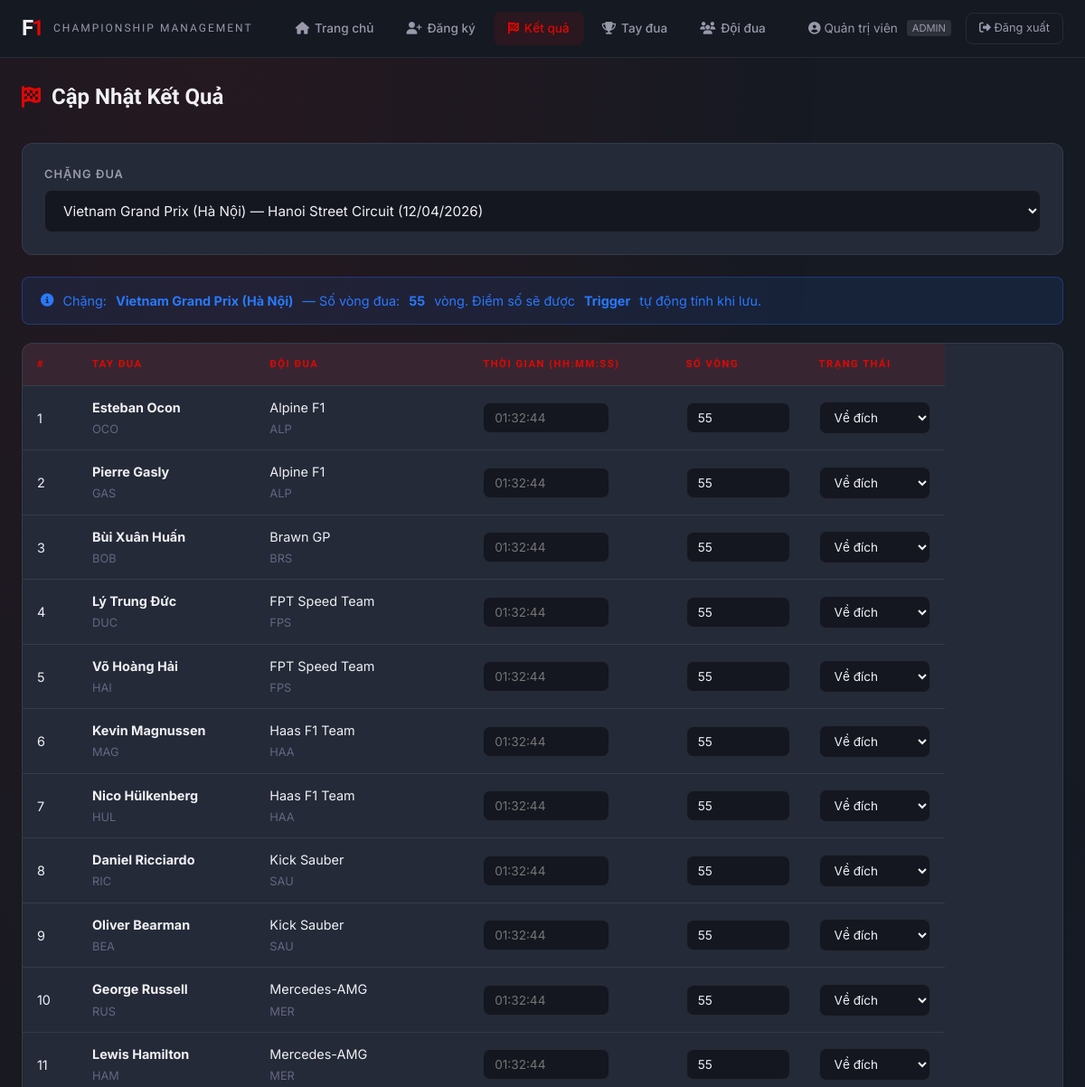
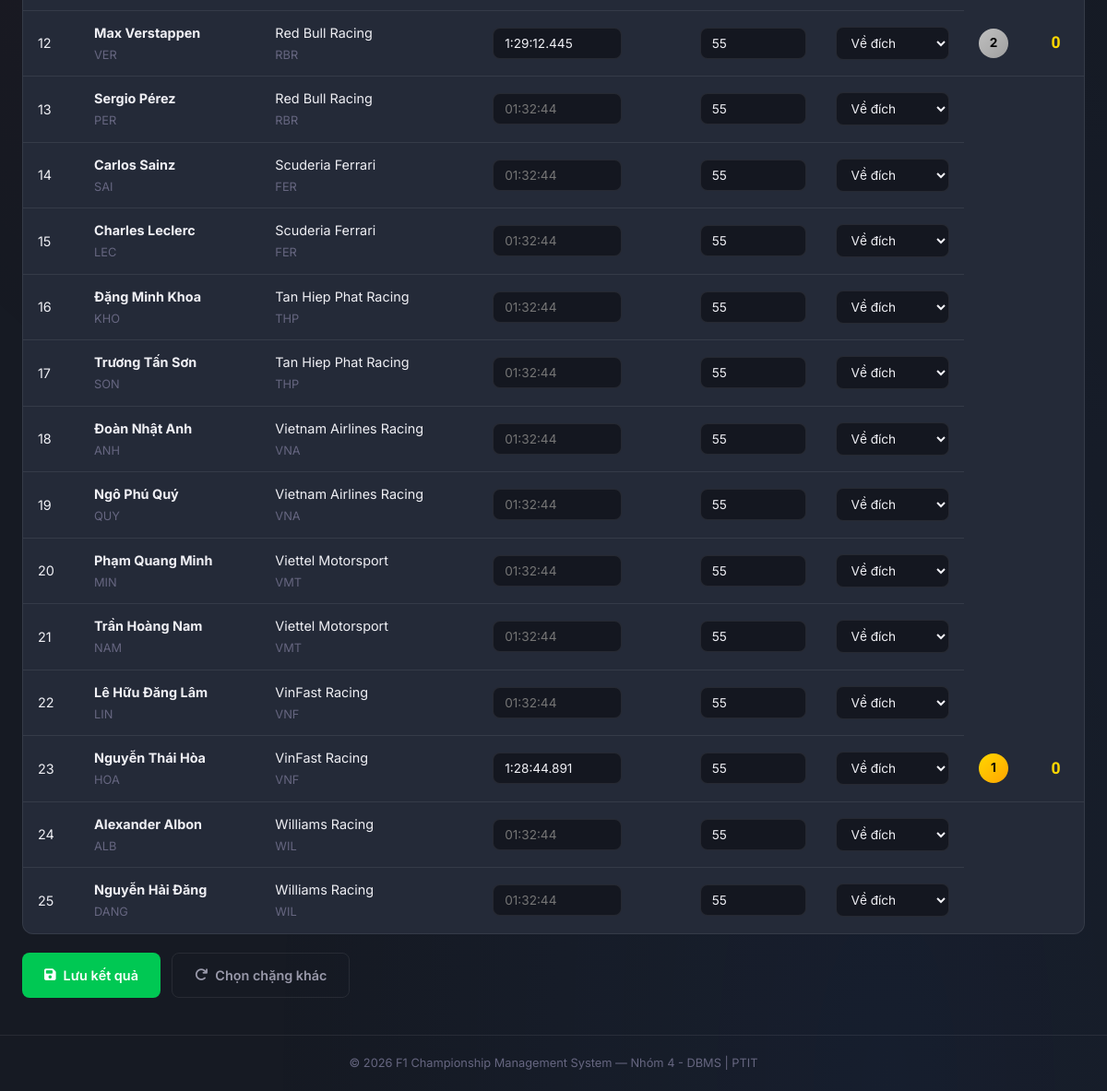
The page /update_results.php?stage_id=1 (signed in) on the database its author committed (2 pictures, top to bottom).
### tables this page shows
CREATE TABLE IF NOT EXISTS `stage` (
    `id`            INT AUTO_INCREMENT PRIMARY KEY,
    `tournament_id` INT NOT NULL,
    `stage_code`    VARCHAR(20) NOT NULL UNIQUE,
    `name`          VARCHAR(100) NOT NULL,
    `number_laps`   INT NOT NULL,
    `location`      VARCHAR(100) NOT NULL,
    `race_date`     DATETIME NOT NULL,
    `stage_order`   INT NOT NULL,
    `description`   TEXT,
    FOREIGN KEY (`tournament_id`) REFERENCES `tournament`(`id`)
        ON DELETE CASCADE ON UPDATE CASCADE
);

CREATE TABLE IF NOT EXISTS `registration` (
    `id`            INT AUTO_INCREMENT PRIMARY KEY,
    `stage_id`      INT NOT NULL,
    `contract_id`   INT NOT NULL,
    `registered_at` TIMESTAMP DEFAULT CURRENT_TIMESTAMP,
    FOREIGN KEY (`stage_id`) REFERENCES `stage`(`id`)
        ON DELETE CASCADE ON UPDATE CASCADE,
    FOREIGN KEY (`contract_id`) REFERENCES `contract`(`id`)
        ON DELETE CASCADE ON UPDATE CASCADE,
    UNIQUE KEY `unique_registration` (`stage_id`, `contract_id`)
);

CREATE TABLE IF NOT EXISTS `racer` (
    `id`          INT AUTO_INCREMENT PRIMARY KEY,
    `driver_code` VARCHAR(20) NOT NULL UNIQUE,
    `name`        VARCHAR(100) NOT NULL,
    `nationality` VARCHAR(50),
    `dob`         DATE,
    `biography`   TEXT,
    `status`      ENUM('Active', 'Injured', 'Suspended') DEFAULT 'Active'
);

CREATE TABLE IF NOT EXISTS `team` (
    `id`          INT AUTO_INCREMENT PRIMARY KEY,
    `team_code`   VARCHAR(20) NOT NULL UNIQUE,
    `name`        VARCHAR(100) NOT NULL,
    `brand`       VARCHAR(100),
    `description` TEXT
);

CREATE TABLE IF NOT EXISTS `result` (
    `id`             INT AUTO_INCREMENT PRIMARY KEY,
    `stage_id`       INT NOT NULL,
    `contract_id`    INT NOT NULL,
    `finish_time`    VARCHAR(20) DEFAULT NULL,
    `laps_completed` INT NOT NULL DEFAULT 0,
    `finish_rank`    INT DEFAULT NULL,
    `score`          INT DEFAULT 0,
    `status`         ENUM('Finished', 'DNF', 'Accident') NOT NULL DEFAULT 'Finished',
    `updated_by`     INT DEFAULT NULL,
    `created_at`     TIMESTAMP DEFAULT CURRENT_TIMESTAMP,
    FOREIGN KEY (`stage_id`) REFERENCES `stage`(`id`)
        ON DELETE CASCADE ON UPDATE CASCADE,
    FOREIGN KEY (`contract_id`) REFERENCES `contract`(`id`)
        ON DELETE CASCADE ON UPDATE CASCADE,
    FOREIGN KEY (`updated_by`) REFERENCES `user`(`id`)
        ON DELETE SET NULL ON UPDATE CASCADE,
    UNIQUE KEY `unique_result` (`stage_id`, `contract_id`)
);

### src/config/database.php (called while the page is built, shortened)
<?php
function isLoggedIn() {
    return isset($_SESSION['user_id']);
}
function isAdmin() {
    return isLoggedIn() && isset($_SESSION['role']) && $_SESSION['role'] === 'admin';
}
function getCurrentUser() {
    return [
        'id' => $_SESSION['user_id'] ?? null,
        'username' => $_SESSION['username'] ?? null,
        'full_name' => $_SESSION['full_name'] ?? null,
        'role' => $_SESSION['role'] ?? null,
    ];
}
?>

### src/update_results.php (the view, shortened to what this page needs)
<?php
require_once 'config/database.php';
$stages = $conn->query("
    SELECT s.id, s.stage_code, s.name, s.location, s.race_date, s.number_laps, s.stage_order
    FROM stage s
    ORDER BY s.stage_order ASC
");
$selectedStage = $_GET['stage_id'] ?? $_POST['stage_id'] ?? '';
$registeredRacers = [];
if ($selectedStage) {
    $stmt = $conn->prepare("
        SELECT
            reg.id as registration_id,
            c.id as contract_id,
            r.name as racer_name,
            r.driver_code,
            t.name as team_name,
            t.team_code,
            res.id as result_id,
            res.finish_time,
            res.laps_completed,
            res.finish_rank,
            res.score,
            res.status as result_status
        FROM registration reg
        JOIN contract c ON reg.contract_id = c.id
        JOIN racer r ON c.racer_id = r.id
        JOIN team t ON c.team_id = t.id
        LEFT JOIN result res ON res.stage_id = reg.stage_id AND res.contract_id = c.id
        WHERE reg.stage_id = ?
        ORDER BY t.name ASC, r.name ASC
    ");
    $stmt->bind_param("i", $selectedStage);
    $stmt->execute();
    $registeredRacers = $stmt->get_result()->fetch_all(MYSQLI_ASSOC);
}
require_once 'includes/header.php';
?>
<div class="page-container">
    <h1 class="page-title"><i class="fas fa-flag-checkered"></i> Cập Nhật Kết Quả</h1>
    <form method="GET" action="update_results.php">
        <div class="filter-bar">
            <div class="form-group">
                <label for="stage_id">Chặng đua</label>
                <select name="stage_id" id="stage_id" onchange="this.form.submit()">
                    <?php
                    $stages->data_seek(0);
                    while ($s = $stages->fetch_assoc()):
                    ?>
                        <option value="<?php echo $s['id']; ?>" <?php echo $selectedStage == $s['id'] ? 'selected' : ''; ?>>
                            <?php echo htmlspecialchars($s['name'] . ' — ' . $s['location'] . ' (' . date('d/m/Y', strtotime($s['race_date'])) . ')'); ?>
                        </option>
                    <?php endwhile; ?>
                </select>
            </div>
        </div>
    </form>
    <?php if ($selectedStage && !empty($registeredRacers)): ?>
        <?php
        $stageInfoQ = $conn->prepare("SELECT name, number_laps FROM stage WHERE id = ?");
        $stageInfoQ->bind_param("i", $selectedStage);
        $stageInfoQ->execute();
        $stageData = $stageInfoQ->get_result()->fetch_assoc();
        ?>
        <div class="alert alert-info">
            <i class="fas fa-info-circle"></i>
            Chặng: <strong><?php echo htmlspecialchars($stageData['name']); ?></strong> — Số vòng đua: <strong><?php echo $stageData['number_laps']; ?></strong> vòng.
            Điểm số sẽ được <strong>Trigger</strong> tự động tính khi lưu.
        </div>
        <form method="POST" action="update_results.php?stage_id=<?php echo $selectedStage; ?>" id="result-form">
            <div class="data-table-wrapper">
                <table class="data-table">
                    <thead>
                        <tr>
                            <th>#</th>
                            <th>Tay đua</th>
                            <th>Đội đua</th>
                            <th>Thời gian (HH:mm:ss)</th>
                            <th>Số vòng</th>
                            <th>Trạng thái</th>
                        </tr>
                    </thead>
                    <tbody>
                        <?php foreach ($registeredRacers as $idx => $racer): ?>
                            <tr>
                                <td><?php echo $idx + 1; ?></td>
                                <td>
                                    <strong><?php echo htmlspecialchars($racer['racer_name']); ?></strong>
                                    <br><span style="color: var(--text-muted); font-size: 0.8rem;"><?php echo $racer['driver_code']; ?></span>
                                </td>
                                <td>
                                    <?php echo htmlspecialchars($racer['team_name']); ?>
                                    <br><span style="color: var(--text-muted); font-size: 0.8rem;"><?php echo $racer['team_code']; ?></span>
                                </td>
                                <td>
                                    <div class="result-input">
                                        <input type="text" name="finish_time[]" class="time-input"
                                               placeholder="01:32:44"
                                               value="<?php echo htmlspecialchars($racer['finish_time'] ?? ''); ?>">
                                    </div>
                                </td>
                                <td>
                                    <div class="result-input">
                                        <input type="number" name="laps_completed[]" min="0"
                                               max="<?php echo $stageData['number_laps']; ?>"
                                               value="<?php echo $racer['laps_completed'] ?? $stageData['number_laps']; ?>">
                                    </div>
                                </td>
                                <td>
                                    <div class="result-input">
                                        <select name="status[]">
                                            <option value="Finished" <?php echo ($racer['result_status'] ?? '') === 'Finished' ? 'selected' : ''; ?>>Về đích</option>
                                        </select>
                                    </div>
                                </td>
                                <?php if ($racer['result_id']): ?>
                                    <td>
                                        <?php
                                        $rankClass = 'rank-default';
                                        if ($racer['finish_rank'] == 1) $rankClass = 'rank-1';
                                        elseif ($racer['finish_rank'] == 2) $rankClass = 'rank-2';
                                        elseif ($racer['finish_rank'] == 3) $rankClass = 'rank-3';
                                        ?>
                                        <?php if ($racer['finish_rank']): ?>
                                            <span class="rank-badge <?php echo $rankClass; ?>"><?php echo $racer['finish_rank']; ?></span>
                                        <?php else: ?>
                                            <span style="color: var(--text-muted);">—</span>
                                        <?php endif; ?>
                                    </td>
                                    <td>
                                        <span class="points-display"><?php echo $racer['score']; ?></span>
                                    </td>
                                <?php endif; ?>
                            </tr>
                        <?php endforeach; ?>
                    </tbody>
                </table>
            </div>
            <div style="margin-top: 20px; display: flex; gap: 12px;">
                <button type="submit" class="btn btn-success">
                    <i class="fas fa-save"></i> Lưu kết quả
                </button>
                <a href="update_results.php" class="btn btn-secondary">
                    <i class="fas fa-redo"></i> Chọn chặng khác
                </a>
            </div>
        </form>
    <?php endif; ?>
</div>
<?php require_once 'includes/footer.php'; ?>

### src/includes/header.php (shortened to what this page needs)
<?php
$user = getCurrentUser();
$currentPage = basename($_SERVER['PHP_SELF']);
?>
<!DOCTYPE html>
<html lang="vi">
<head>
    <link rel="stylesheet" href="https://cdnjs.cloudflare.com/ajax/libs/font-awesome/6.5.1/css/all.min.css">
    <link rel="stylesheet" href="css/style.css?v=<?php echo time(); ?>">
</head>
<body>
    <?php if (isLoggedIn() && $currentPage !== 'index.php'): ?>
    <nav class="navbar">
        <div class="nav-brand">
            <div class="f1-logo">
                <span class="logo-f">F</span><span class="logo-1">1</span>
            </div>
            <span class="nav-title">Championship Management</span>
        </div>
        <div class="nav-links">
            <a href="dashboard.php" class="nav-link <?php echo $currentPage === 'dashboard.php' ? 'active' : ''; ?>">
                <i class="fas fa-home"></i> Trang chủ
            </a>
            <?php if (isAdmin()): ?>
            <a href="register.php" class="nav-link <?php echo $currentPage === 'register.php' ? 'active' : ''; ?>">
                <i class="fas fa-user-plus"></i> Đăng ký
            </a>
            <?php endif; ?>
            <a href="update_results.php" class="nav-link <?php echo $currentPage === 'update_results.php' ? 'active' : ''; ?>">
                <i class="fas fa-flag-checkered"></i> Kết quả
            </a>
            <a href="racer_standings.php" class="nav-link <?php echo $currentPage === 'racer_standings.php' ? 'active' : ''; ?>">
                <i class="fas fa-trophy"></i> Tay đua
            </a>
            <a href="team_rankings.php" class="nav-link <?php echo $currentPage === 'team_rankings.php' ? 'active' : ''; ?>">
                <i class="fas fa-users"></i> Đội đua
            </a>
        </div>
        <div class="nav-user">
            <span class="user-name">
                <i class="fas fa-user-circle"></i> <?php echo htmlspecialchars($user['full_name']); ?>
                <span class="badge" style="font-size: 0.7rem; padding: 2px 6px; background: rgba(255,255,255,0.1); border-radius: 4px; margin-left: 6px; position: relative; top: -1px;">
                    <?php echo $user['role'] === 'admin' ? 'ADMIN' : 'STAFF'; ?>
                </span>
            </span>
            <a href="logout.php" class="btn-logout"><i class="fas fa-sign-out-alt"></i> Đăng xuất</a>
        </div>
    </nav>
    <?php endif; ?>
    <main class="main-content">

### src/includes/footer.php (shortened to what this page needs)
    </main>
    <footer class="footer">
        <div class="footer-content">
            <p>&copy; <?php echo date('Y'); ?> F1 Championship Management System — Nhóm 4 - DBMS | PTIT</p>
        </div>
    </footer>
</body>
</html>

### rows shown on the page
stage: name "Vietnam Grand Prix (Hà Nội)", number_laps "55"
registration: racer.name "Esteban Ocon", racer.driver_code "OCO", team.name "Alpine F1", team.team_code "ALP", stage.number_laps "55"
registration: racer.name "Pierre Gasly", racer.driver_code "GAS", team.name "Alpine F1", team.team_code "ALP", stage.number_laps "55"
registration: racer.name "Bùi Xuân Huấn", racer.driver_code "BOB", team.name "Brawn GP", team.team_code "BRS", stage.number_laps "55"
registration: racer.name "Lý Trung Đức", racer.driver_code "DUC", team.name "FPT Speed Team", team.team_code "FPS", stage.number_laps "55"
registration: racer.name "Võ Hoàng Hải", racer.driver_code "HAI", team.name "FPT Speed Team", team.team_code "FPS", stage.number_laps "55"
registration: racer.name "Kevin Magnussen", racer.driver_code "MAG", team.name "Haas F1 Team", team.team_code "HAA", stage.number_laps "55"
registration: racer.name "Nico Hülkenberg", racer.driver_code "HUL", team.name "Haas F1 Team", team.team_code "HAA", stage.number_laps "55"
registration: racer.name "Daniel Ricciardo", racer.driver_code "RIC", team.name "Kick Sauber", team.team_code "SAU", stage.number_laps "55"
registration: racer.name "Oliver Bearman", racer.driver_code "BEA", team.name "Kick Sauber", team.team_code "SAU", stage.number_laps "55"
registration: racer.name "George Russell", racer.driver_code "RUS", team.name "Mercedes-AMG", team.team_code "MER", stage.number_laps "55"
registration: racer.name "Lewis Hamilton", racer.driver_code "HAM", team.name "Mercedes-AMG", team.team_code "MER", stage.number_laps "55"
registration: racer.name "Max Verstappen", racer.driver_code "VER", team.name "Red Bull Racing", team.team_code "RBR", finish_time "1:29:12.445", stage.laps_completed "55", result.finish_rank "2", result.score "0"
registration: racer.name "Sergio Pérez", racer.driver_code "PER", team.name "Red Bull Racing", team.team_code "RBR", stage.number_laps "55"
registration: racer.name "Carlos Sainz", racer.driver_code "SAI", team.name "Scuderia Ferrari", team.team_code "FER", stage.number_laps "55"
registration: racer.name "Charles Leclerc", racer.driver_code "LEC", team.name "Scuderia Ferrari", team.team_code "FER", stage.number_laps "55"
registration: racer.name "Đặng Minh Khoa", racer.driver_code "KHO", team.name "Tan Hiep Phat Racing", team.team_code "THP", stage.number_laps "55"
registration: racer.name "Trương Tấn Sơn", racer.driver_code "SON", team.name "Tan Hiep Phat Racing", team.team_code "THP", stage.number_laps "55"
registration: racer.name "Đoàn Nhật Anh", racer.driver_code "ANH", team.name "Vietnam Airlines Racing", team.team_code "VNA", stage.number_laps "55"
registration: racer.name "Ngô Phú Quý", racer.driver_code "QUY", team.name "Vietnam Airlines Racing", team.team_code "VNA", stage.number_laps "55"
registration: racer.name "Phạm Quang Minh", racer.driver_code "MIN", team.name "Viettel Motorsport", team.team_code "VMT", stage.number_laps "55"
registration: racer.name "Trần Hoàng Nam", racer.driver_code "NAM", team.name "Viettel Motorsport", team.team_code "VMT", stage.number_laps "55"
registration: racer.name "Lê Hữu Đăng Lâm", racer.driver_code "LIN", team.name "VinFast Racing", team.team_code "VNF", stage.number_laps "55"
registration: racer.name "Nguyễn Thái Hòa", racer.driver_code "HOA", team.name "VinFast Racing", team.team_code "VNF", finish_time "1:28:44.891", stage.laps_completed "55", result.finish_rank "1", result.score "0"
registration: racer.name "Alexander Albon", racer.driver_code "ALB", team.name "Williams Racing", team.team_code "WIL", stage.number_laps "55"
registration: racer.name "Nguyễn Hải Đăng", racer.driver_code "DANG", team.name "Williams Racing", team.team_code "WIL", stage.number_laps "55"

### other values the page prints
$user['full_name'] "Quản trị viên"
form field stage_id "Vietnam Grand Prix (Hà Nội) — Hanoi Street Circuit (12/04/2026)"
